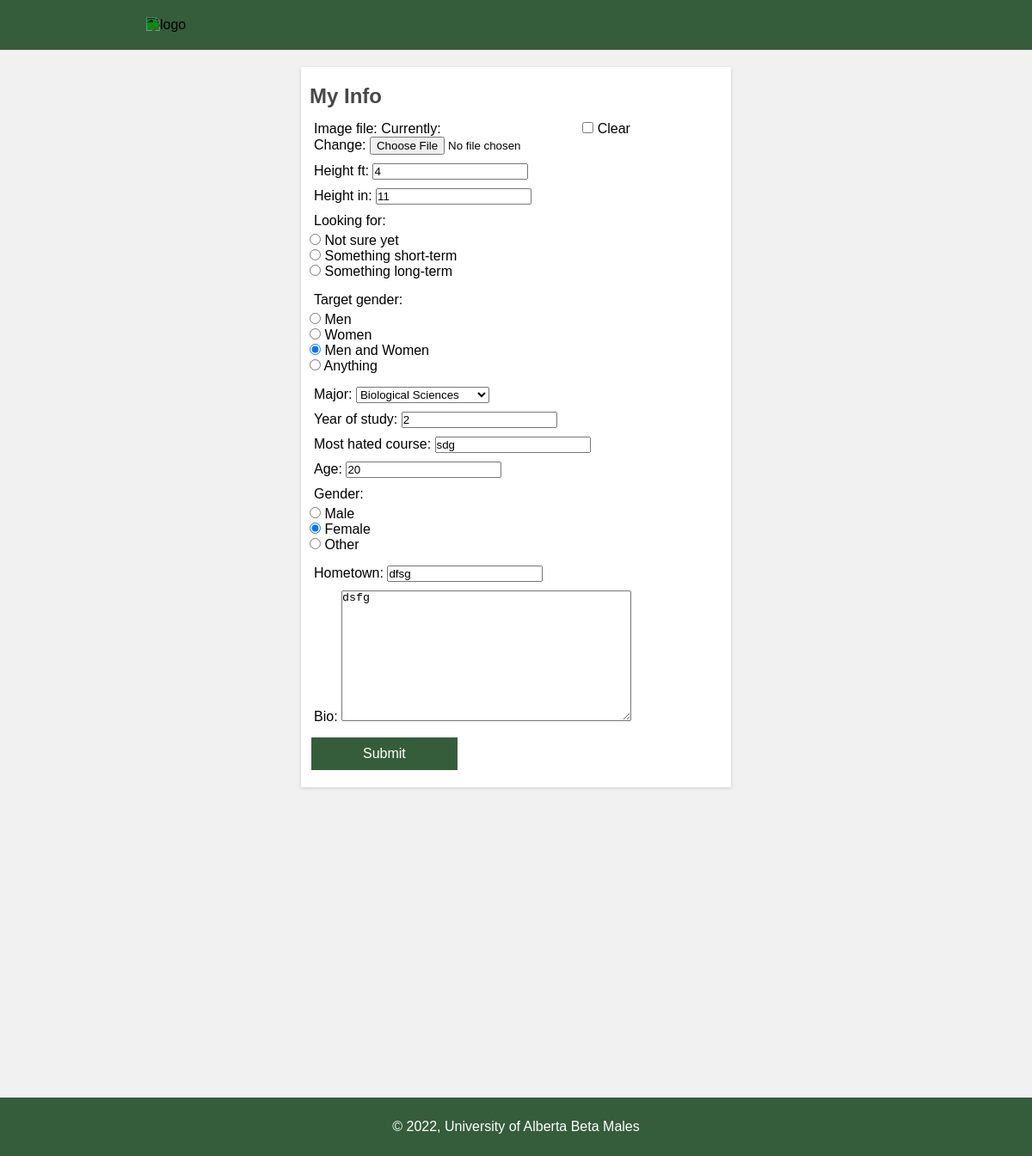
The app's page /account/edit_info/ (signed in), older data.
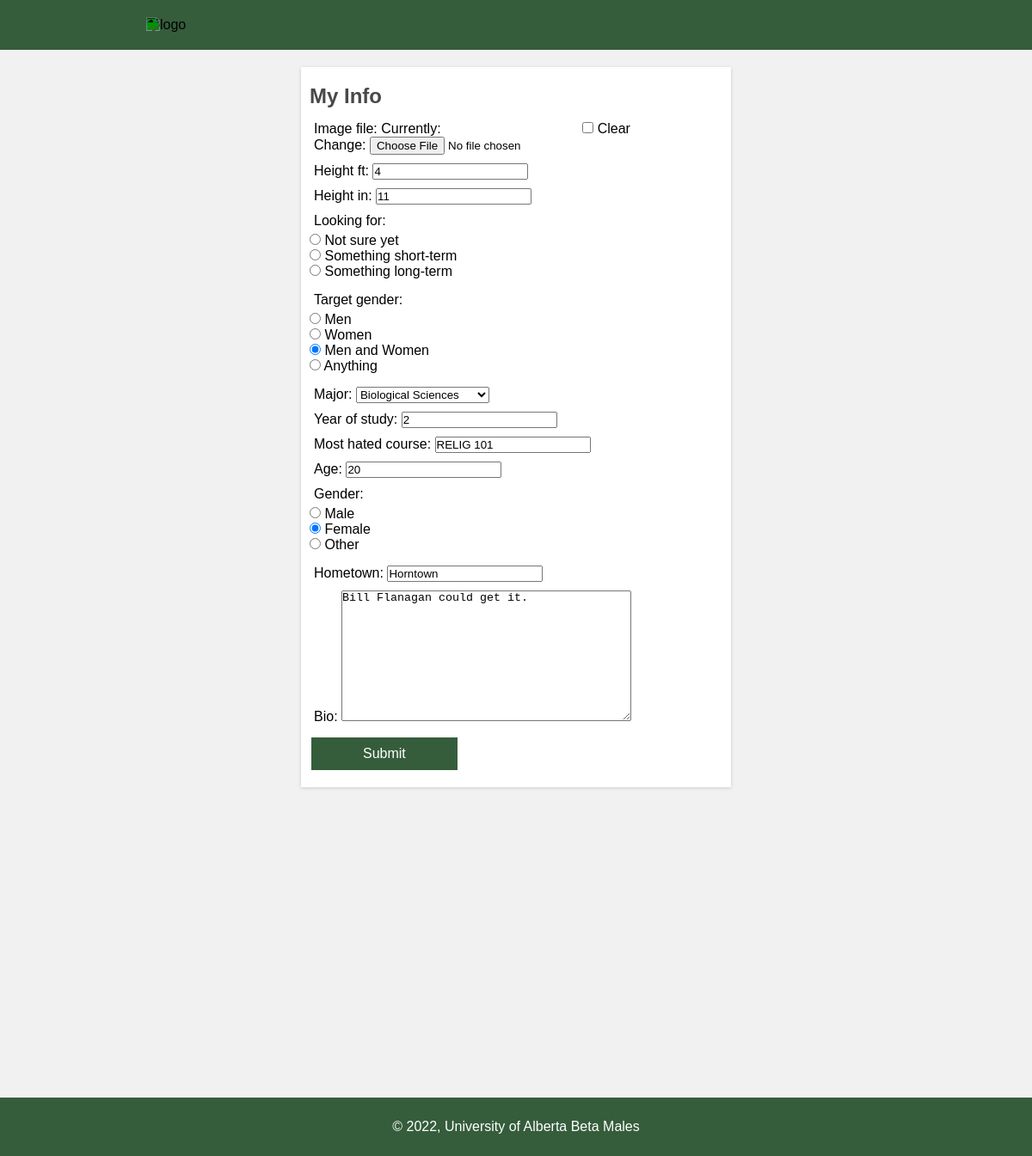
The same page, newer data.
### account/models.py (models this page shows, shortened)
class UserInfo(models.Model):
    user = models.OneToOneField(
        to=User,
        on_delete=models.CASCADE,
        )
    image_file = models.ImageField(
        null=True,
        blank=True
        )
    height_ft = models.IntegerField()
    height_in = models.IntegerField()
    looking_for = models.CharField(max_length=40)
    target_gender = models.CharField(max_length=40)
    major = models.CharField(max_length=40)
    year_of_study = models.IntegerField()
    most_hated_course = models.CharField(max_length=40)
    first_name = models.CharField(max_length=40, null=True, blank=True)
    age = models.IntegerField()
    gender = models.CharField(max_length=40)
    hometown = models.CharField(max_length=50)
    bio = models.TextField(max_length=300)

### account/views.py (the view, shortened to what this page needs)
# urls.py: path("account/edit_info/", views.edit_info),
def edit_info(request):
    context = {}
    context["index"] = INDEX_URL
    try:
        user_info = UserInfo.objects.get(user=request.user)
        form = PersonalInfoForm(instance=user_info)
    except:
        form = PersonalInfoForm()
        user_info = None
    context["swipe_url"] = SWIPE_URL
    context["form"] = form
    return render(request, "edit_info.html", context)

### account/templates/edit_info.html (shortened to what this page needs)
<!DOCTYPE html>
<html>
    <head>
    </head>
    <body>
        <header>
            <a href={{index}}>
            <img alt="logo" src="https://logodix.com/logo/1031274.png">
        </header>
        <main>
            <article>
                    <h1>My Info</h1>
                    <p>
                        <form method="post" enctype="multipart/form-data">
                            {{form.as_p}}
                            <submitbutton>
                                <input type="submit" value="Submit" placeholder = "Test">
                            </submitbutton>
                        </form>
                    <p>
            </article>
        </main>
        <footer>
            <p> &copy; <script>document.write(new Date().getFullYear());</script>, University of Alberta Beta Males</p>
        </footer>
    </body>
</html>

Row changes from the older to the newer data that the page shows:
changed UserInfo "☐ Not sure yet ☐ Something short-term ☐ Something long-term": most_hated_course "sdg" → "RELIG 101"; hometown "dfsg" → "Horntown"; bio "dsfg" → "Bill Flanagan could get it."
